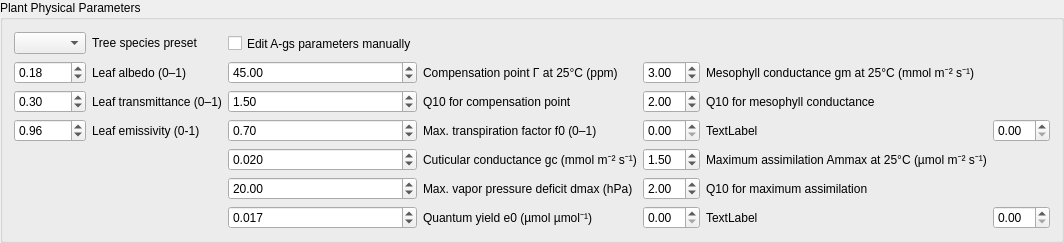
        <widget class="QGroupBox" name="groupManualParams">
         <property name="title">
          <string>Plant Physical Parameters</string>
         </property>
         <layout class="QGridLayout" name="gridLayout_5">
          <item row="1" column="2">
           <widget class="QDoubleSpinBox" name="spinCompPoint25">
            <property name="toolTip">
             <string>CO₂ compensation point at 25 °C (ppm).</string>
            </property>
            <property name="value">
             <double>45.000000000000000</double>
            </property>
           </widget>
          </item>
          <item row="0" column="2">
           <widget class="QCheckBox" name="checkManualParams">
            <property name="toolTip">
             <string>Enable manual editing of A‑gs parameters. When checked, the preset selection is disabled.</string>
            </property>
            <property name="text">
             <string>Edit A‑gs parameters manually</string>
            </property>
           </widget>
          </item>
          <item row="10" column="6">
           <widget class="QLabel" name="lblAmmaxRange">
            <property name="toolTip">
             <string>Lower and upper temperature limits for assimilation function (°C).</string>
            </property>
            <property name="text">
             <string>TextLabel</string>
            </property>
           </widget>
          </item>
          <item row="2" column="5">
           <widget class="QDoubleSpinBox" name="spinGmQ10">
            <property name="toolTip">
             <string>Q10 for mesophyll conductance.</string>
            </property>
            <property name="singleStep">
             <double>0.100000000000000</double>
            </property>
            <property name="value">
             <double>2.000000000000000</double>
            </property>
           </widget>
          </item>
          <item row="2" column="0">
           <widget class="QDoubleSpinBox" name="spinTransmittance">
            <property name="toolTip">
             <string>Leaf transmittance (0–1). Typical range: 0.2–0.4.</string>
            </property>
            <property name="maximum">
             <double>1.000000000000000</double>
            </property>
            <property name="singleStep">
             <double>0.010000000000000</double>
            </property>
            <property name="value">
             <double>0.300000000000000</double>
            </property>
           </widget>
          </item>
          <item row="10" column="4">
           <widget class="QLabel" name="label_18">
            <property name="toolTip">
             <string>Quantum yield (µmol µmol⁻¹).</string>
            </property>
            <property name="text">
             <string>Quantum yield e0 (µmol µmol⁻¹)</string>
            </property>
           </widget>
          </item>
          <item row="9" column="5">
           <widget class="QDoubleSpinBox" name="spinAmmaxQ10">
            <property name="toolTip">
             <string>Q10 for maximum assimilation.</string>
            </property>
            <property name="singleStep">
             <double>0.100000000000000</double>
            </property>
            <property name="value">
             <double>2.000000000000000</double>
            </property>
           </widget>
          </item>
          <item row="9" column="2">
           <widget class="QDoubleSpinBox" name="spinDmax">
            <property name="toolTip">
             <string>Maximum vapor pressure deficit (hPa).</string>
            </property>
            <property name="decimals">
             <number>2</number>
            </property>
            <property name="singleStep">
             <double>1.000000000000000</double>
            </property>
            <property name="value">
             <double>20.000000000000000</double>
            </property>
           </widget>
          </item>
          <item row="9" column="4">
           <widget class="QLabel" name="label_21">
            <property name="toolTip">
             <string>Maximum vapor pressure deficit (hPa).</string>
            </property>
            <property name="text">
             <string>Max. vapor pressure deficit dmax (hPa)</string>
            </property>
           </widget>
          </item>
          <item row="4" column="6">
           <widget class="QLabel" name="label_16">
            <property name="toolTip">
             <string>Maximum assimilation rate at 25 °C (µmol m⁻² s⁻¹).</string>
            </property>
            <property name="text">
             <string>Maximum assimilation Ammax at 25°C (µmol m⁻² s⁻¹)</string>
            </property>
           </widget>
          </item>
          <item row="1" column="6">
           <widget class="QLabel" name="label_14">
            <property name="toolTip">
             <string>Mesophyll conductance at 25 °C (mmol m⁻² s⁻¹).</string>
            </property>
            <property name="text">
             <string>Mesophyll conductance gm at 25°C (mmol m⁻² s⁻¹)</string>
            </property>
           </widget>
          </item>
          <item row="10" column="2">
           <widget class="QDoubleSpinBox" name="spinE0">
            <property name="toolTip">
             <string>Quantum yield (µmol µmol⁻¹).</string>
            </property>
            <property name="decimals">
             <number>3</number>
            </property>
            <property name="singleStep">
             <double>0.001000000000000</double>
            </property>
            <property name="value">
             <double>0.017000000000000</double>
            </property>
           </widget>
          </item>
          <item row="4" column="4">
           <widget class="QLabel" name="label_20">
            <property name="toolTip">
             <string>Cuticular conductance (mmol m⁻² s⁻¹).</string>
            </property>
            <property name="text">
             <string>Cuticular conductance gc (mmol m⁻² s⁻¹)</string>
            </property>
           </widget>
          </item>
          <item row="1" column="0">
           <widget class="QDoubleSpinBox" name="spinAlbedo">
            <property name="toolTip">
             <string>Leaf albedo (0–1). Typical range: 0.15–0.25.</string>
            </property>
            <property name="maximum">
             <double>1.000000000000000</double>
            </property>
            <property name="singleStep">
             <double>0.010000000000000</double>
            </property>
            <property name="value">
             <double>0.180000000000000</double>
            </property>
           </widget>
          </item>
          <item row="1" column="5">
           <widget class="QDoubleSpinBox" name="spinGm25">
            <property name="toolTip">
             <string>Mesophyll conductance at 25 °C (mmol m⁻² s⁻¹).</string>
            </property>
            <property name="singleStep">
             <double>0.100000000000000</double>
            </property>
            <property name="value">
             <double>3.000000000000000</double>
            </property>
           </widget>
          </item>
          <item row="1" column="1">
           <widget class="QLabel" name="label_10">
            <property name="toolTip">
             <string>Leaf albedo (0–1). Typical range: 0.15–0.25.</string>
            </property>
            <property name="text">
             <string>Leaf albedo (0–1)</string>
            </property>
           </widget>
          </item>
          <item row="10" column="7">
           <widget class="QDoubleSpinBox" name="spinAmmaxT2">
            <property name="toolTip">
             <string>Lower and upper temperature limits for assimilation function (°C).</string>
            </property>
           </widget>
          </item>
          <item row="4" column="5">
           <widget class="QDoubleSpinBox" name="spinAmmax25">
            <property name="toolTip">
             <string>Maximum assimilation rate at 25 °C (µmol m⁻² s⁻¹).</string>
            </property>
            <property name="singleStep">
             <double>0.100000000000000</double>
            </property>
            <property name="value">
             <double>1.500000000000000</double>
            </property>
           </widget>
          </item>
          <item row="2" column="6">
           <widget class="QLabel" name="label_15">
            <property name="toolTip">
             <string>Q10 for mesophyll conductance.</string>
            </property>
            <property name="text">
             <string>Q10 for mesophyll conductance</string>
            </property>
           </widget>
          </item>
          <item row="9" column="6">
           <widget class="QLabel" name="label_17">
            <property name="toolTip">
             <string>Q10 for maximum assimilation.</string>
            </property>
            <property name="text">
             <string>Q10 for maximum assimilation</string>
            </property>
           </widget>
          </item>
          <item row="0" column="0">
           <widget class="QComboBox" name="comboSpecies">
            <property name="toolTip">
             <string>Select a predefined tree species to load typical A‑gs parameters.</string>
            </property>
           </widget>
          </item>
          <item row="2" column="4">
           <widget class="QLabel" name="label_13">
            <property name="toolTip">
             <string>Q10 factor for temperature dependence of compensation point.</string>
            </property>
            <property name="text">
             <string>Q10 for compensation point</string>
            </property>
           </widget>
          </item>
          <item row="3" column="4">
           <widget class="QLabel" name="label_19">
            <property name="toolTip">
             <string>Maximum transpiration factor (0–1).</string>
            </property>
            <property name="text">
             <string>Max. transpiration factor f0 (0–1)</string>
            </property>
           </widget>
          </item>
          <item row="0" column="1">
           <widget class="QLabel" name="label_22">
            <property name="toolTip">
             <string>Select a predefined tree species to load typical A‑gs parameters.</string>
            </property>
            <property name="text">
             <string>Tree species preset</string>
            </property>
           </widget>
          </item>
          <item row="4" column="2">
           <widget class="QDoubleSpinBox" name="spinGc">
            <property name="toolTip">
             <string>Cuticular conductance (mmol m⁻² s⁻¹).</string>
            </property>
            <property name="decimals">
             <number>3</number>
            </property>
            <property name="singleStep">
             <double>0.010000000000000</double>
            </property>
            <property name="value">
             <double>0.020000000000000</double>
            </property>
           </widget>
          </item>
          <item row="3" column="5">
           <widget class="QDoubleSpinBox" name="spinGmT1">
            <property name="toolTip">
             <string>Lower and upper temperature limits for mesophyll conductance function (°C).</string>
            </property>
           </widget>
          </item>
          <item row="2" column="1">
           <widget class="QLabel" name="label_11">
            <property name="toolTip">
             <string>Leaf transmittance (0–1). Typical range: 0.2–0.4.</string>
            </property>
            <property name="text">
             <string>Leaf transmittance (0–1)</string>
            </property>
           </widget>
          </item>
          <item row="2" column="2">
           <widget class="QDoubleSpinBox" name="spinCompPointQ10">
            <property name="toolTip">
             <string>Q10 factor for temperature dependence of compensation point.</string>
            </property>
            <property name="singleStep">
             <double>0.100000000000000</double>
            </property>
            <property name="value">
             <double>1.500000000000000</double>
            </property>
           </widget>
          </item>
          <item row="10" column="5">
           <widget class="QDoubleSpinBox" name="spinAmmaxT1">
            <property name="toolTip">
             <string>Lower and upper temperature limits for assimilation function (°C).</string>
            </property>
           </widget>
          </item>
          <item row="1" column="4">
           <widget class="QLabel" name="label_12">
            <property name="toolTip">
             <string>CO₂ compensation point at 25 °C (ppm).</string>
            </property>
            <property name="text">
             <string>Compensation point Γ at 25°C (ppm)</string>
            </property>
           </widget>
          </item>
          <item row="3" column="6">
           <widget class="QLabel" name="lblGmRange">
            <property name="toolTip">
             <string>Lower and upper temperature limits for mesophyll conductance function (°C).</string>
            </property>
            <property name="text">
             <string>TextLabel</string>
            </property>
           </widget>
          </item>
          <item row="3" column="7">
           <widget class="QDoubleSpinBox" name="spinGmT2">
            <property name="toolTip">
             <string>Lower and upper temperature limits for mesophyll conductance function (°C).</string>
            </property>
           </widget>
          </item>
          <item row="3" column="2">
           <widget class="QDoubleSpinBox" name="spinF0">
            <property name="toolTip">
             <string>Maximum transpiration factor (0–1).</string>
            </property>
            <property name="decimals">
             <number>2</number>
            </property>
            <property name="singleStep">
             <double>0.010000000000000</double>
            </property>
            <property name="value">
             <double>0.700000000000000</double>
            </property>
           </widget>
          </item>
          <item row="3" column="0">
           <widget class="QDoubleSpinBox" name="spinEmissivity">
            <property name="maximum">
             <double>1.000000000000000</double>
            </property>
            <property name="singleStep">
             <double>0.010000000000000</double>
            </property>
            <property name="value">
             <double>0.960000000000000</double>
            </property>
           </widget>
          </item>
          <item row="3" column="1">
           <widget class="QLabel" name="label_38">
            <property name="text">
             <string>Leaf emissivity (0-1)</string>
            </property>
           </widget>
          </item>
         </layout>
        </widget>
